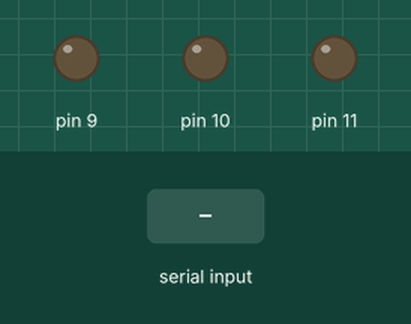
The program below on a simulated Arduino Uno, built with avr-gcc and run on an emulated ATmega328P. On the bench: output pins drawn as LEDs (lit = HIGH). The inputs (shaded band) are chosen by the test bench. What the program prints to the serial monitor is not drawn.

Above: at 1.2 s.
1.3 s: "<90,45,200>" received over Serial
At 2.5 s:
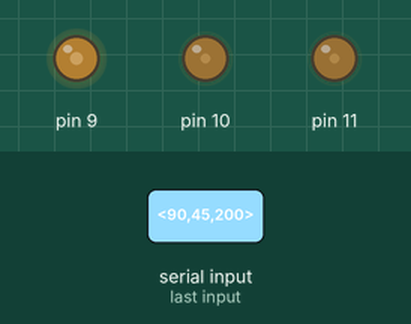
2.8 s: "<30,150,10>" received over Serial
At 3.7 s:
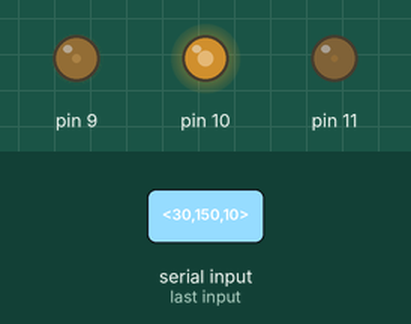
4.3 s: "<90,45>" received over Serial
At 4.9 s:
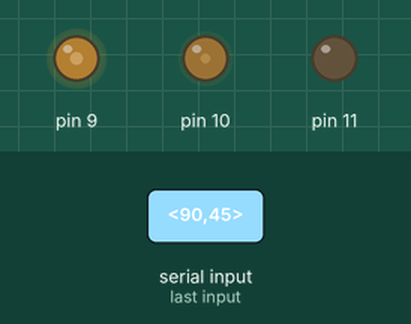
5.8 s: "<30,150>" received over Serial
At 7.0 s:
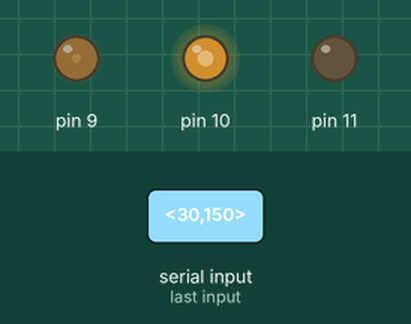
7.3 s: "<5>" received over Serial
At 8.4 s:
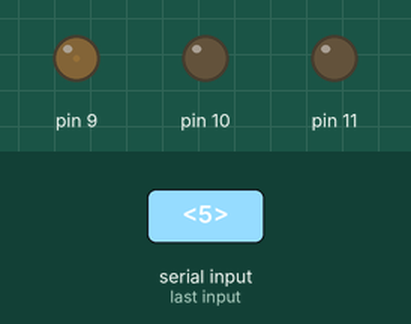
8.8 s: "<90>" received over Serial
At 9.5 s:
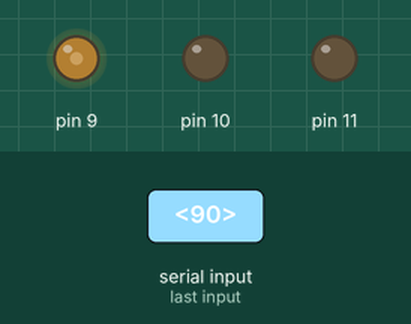
Timing chart, 0 to 11.3 s (numbered marks = the images above; inputs shaded):
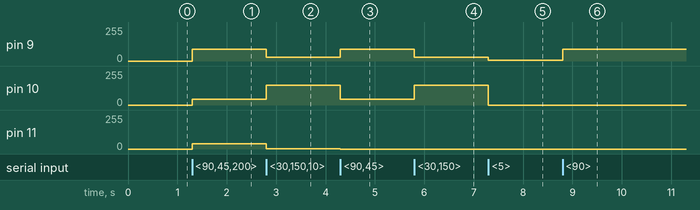

The program:

main.cpp
```cpp
// (licence header left out)
#include <Arduino.h>
#include <SimpleTimer.h>

const byte numChars = 12; // max nr of chars expected.
const char cmdStartIndicator = '<';
const char cmdEndIndicator = '>';

char receivedChars[numChars];
char cmdToParse[numChars];
boolean incommingData = false;
byte incommingDataIndex = 0;

int _r = 0; // red 0-255 value
int _g = 0; // green 0-255 value
int _b = 0; // blue 0-255 value

int idleCounter = 0;
boolean newCmdToParse = false;
SimpleTimer timer;

void ledSaver(void)
{
   idleCounter++;
   //save that LED by turning it off after 1H of no activity.This might bite me later.
   if (idleCounter > (60 * 60))
   {
      _r = 0;
      _g = 0;
      _b = 0;
      idleCounter = 0;
   }
}

void setup(void)
{
   Serial.begin(345600);
   Serial.println("Send data in this format <255, 12, 50>");
   pinMode(9, OUTPUT);
   pinMode(10, OUTPUT);
   pinMode(11, OUTPUT);
   timer.setInterval(1000, ledSaver);
}

void getNewCommand()
{
   char currentChar;

   while (Serial.available() > 0 && !newCmdToParse)
   {
      currentChar = Serial.read();
      if (incommingData)
      {
         if (currentChar != cmdEndIndicator)
         {
            receivedChars[incommingDataIndex] = currentChar;
            incommingDataIndex++;
            if (incommingDataIndex >= numChars)
            {
               incommingDataIndex = numChars - 1;
            }
         }
         else
         {
            receivedChars[incommingDataIndex] = '\0'; // terminate the string
            incommingData = false;
            incommingDataIndex = 0;
            newCmdToParse = true;
         }
      }

      else if (currentChar == cmdStartIndicator)
      {
         incommingData = true;
      }
   }
}

//
// Splits the incomming serial data into RGB segments.
// It is expected to arive as <255,255,255>
//
void parseData()
{
   char *strtokIndx;

   strtokIndx = strtok(cmdToParse, ","); // get the 1st part - RED (0-255)
   _r = atoi(strtokIndx);

   strtokIndx = strtok(NULL, ","); // get the 2'd part - GREEN (0-255)
   _g = atoi(strtokIndx);

   strtokIndx = strtok(NULL, ","); // get the 3rd part - BLUE (0-255)
   _b = atoi(strtokIndx) / 5.1;    // my blue leds broken, sorz
}

void loop(void)
{
   timer.run();
   getNewCommand();
   if (newCmdToParse)
   {
      strcpy(cmdToParse, receivedChars);
      parseData();
      newCmdToParse = false;

      analogWrite(9, _r);
      analogWrite(10, _g);
      analogWrite(11, _b);

      idleCounter = 0;
   }
}
```

Measured:
- after the input at 1.3 s, pin 9: 0/255 → 90/255 at once; pin 10: 0/255 → 45/255 at once; pin 11: 0/255 → 39/255 at once
- after the input at 2.8 s, pin 9: 90/255 → 30/255 at once; pin 10: 45/255 → 150/255 at once; pin 11: 39/255 → 1/255 at once
- after the input at 4.3 s, pin 9: 30/255 → 90/255 at once; pin 10: 150/255 → 45/255 at once; pin 11: 1/255 → 0/255 at once
- after the input at 5.8 s, pin 9: 90/255 → 30/255 at once; pin 10: 45/255 → 150/255 at once
- after the input at 7.3 s, pin 9: 30/255 → 5/255 at once; pin 10: 150/255 → 0/255 at once
- after the input at 8.8 s, pin 9: 5/255 → 90/255 at once
